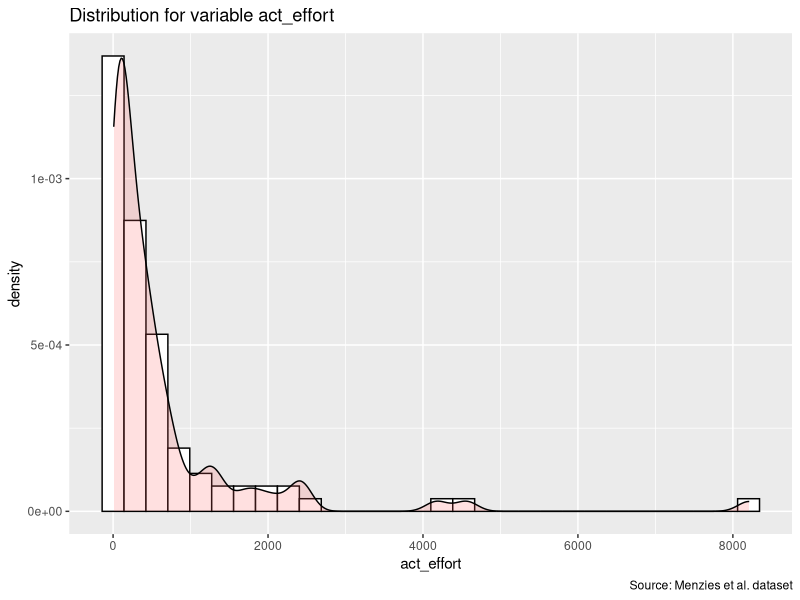
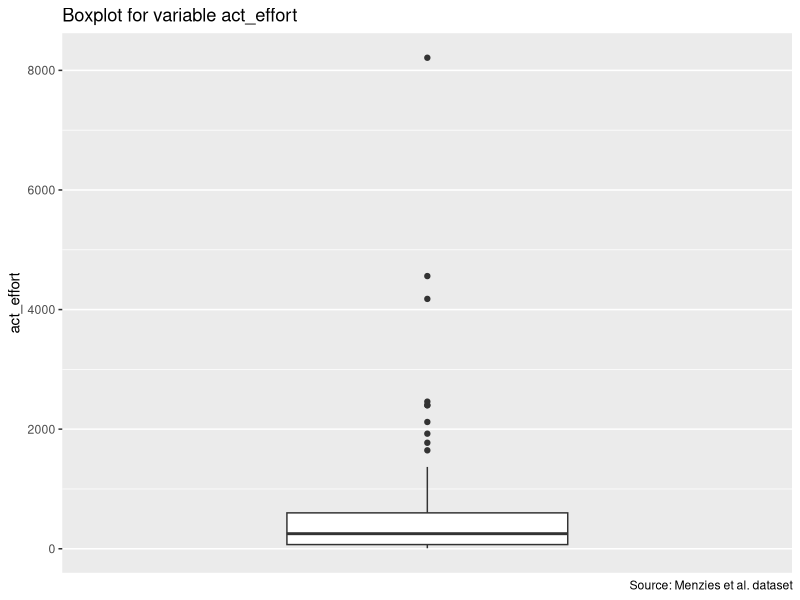
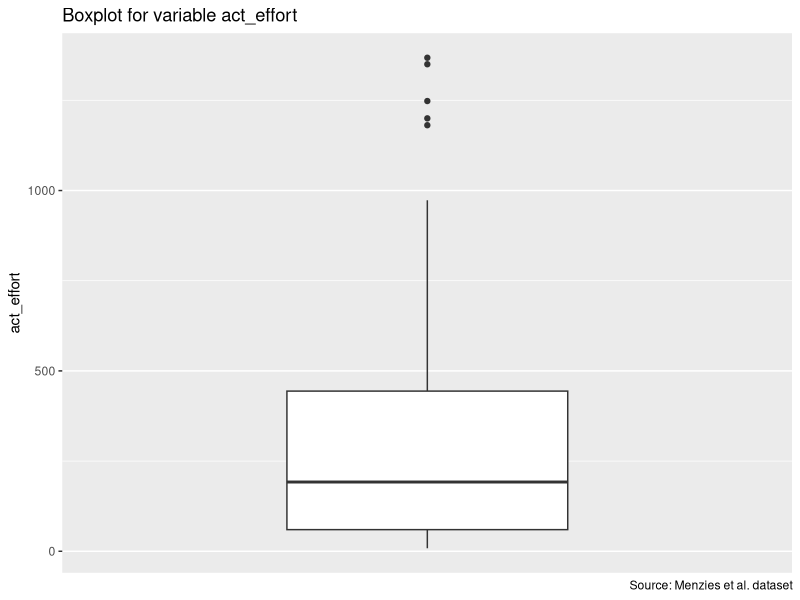

Recreate these plots in R, in order.
# libraries
library(tidyverse)
library(corrplot)
# reading the data
#data <- read.arff("nasa93.arff")
data <- read.csv("nasa93_subset.csv")
# transforming data as a tibble
data <- as_tibble(data)
# detecting missing values
sum(is.na(data))
sum(is.na(data))
# removing columns
data <- select(data, cat2, year, cplx, acap, pcap, act_effort)
# defining factors
data$cat2 <- as.factor(data$cat2)
data$cplx <- as.factor(data$cplx)
data$acap <- as.factor(data$acap)
data$pcap <- as.factor(data$pcap)
# change the names for the factor levels
data$cplx <- fct_recode(data$cplx, "vl" = "1", "2" = "l", "3" = "n", "4" = "h", "5" = "vh", "6" = "xh")
data$acap <- fct_recode(data$acap, "vl" = "1", "2" = "l", "3" = "n", "4" = "h", "5" = "vh", "6" = "xh")
data$pcap <- fct_recode(data$pcap, "vl" = "1", "2" = "l", "3" = "n", "4" = "h", "5" = "vh", "6" = "xh")
# column transformation to numeric for later analysis
data$cat2 <- as.numeric(data$cat2)
data$cplx <- as.numeric(data$cplx)
data$acap <- as.numeric(data$acap)
data$pcap <- as.numeric(data$pcap)
# distribution for act_effort
ggplot(data, aes(x=act_effort)) + 
  geom_histogram(aes(y=..density..), colour="black", fill="white")+
  geom_density(alpha=.2, fill="#FF6666") + labs(title="Distribution for variable act_effort", caption="Source: Menzies et al. dataset")
# boxplot for act_effort
ggplot(data = data, aes(y = act_effort)) + geom_boxplot() + scale_x_discrete() + labs(title = "Boxplot for variable act_effort", , caption="Source: Menzies et al. dataset", y = "act_effort")
# detecting outliers
upper_bound <- function(column) {
  q1 <- quantile(column, 0.25)
  q3 <- quantile(column, 0.75)
  interquartile_range <- q3 - q1
  ub <- q3 + 1.5 * interquartile_range
  return(ub)
}
data <- subset(data, act_effort <= upper_bound(data$act_effort))
# boxplot after removing outliers
ggplot(data = data, aes(y = act_effort)) + geom_boxplot() + scale_x_discrete() + labs(title = "Boxplot for variable act_effort", , caption="Source: Menzies et al. dataset", y = "act_effort")
